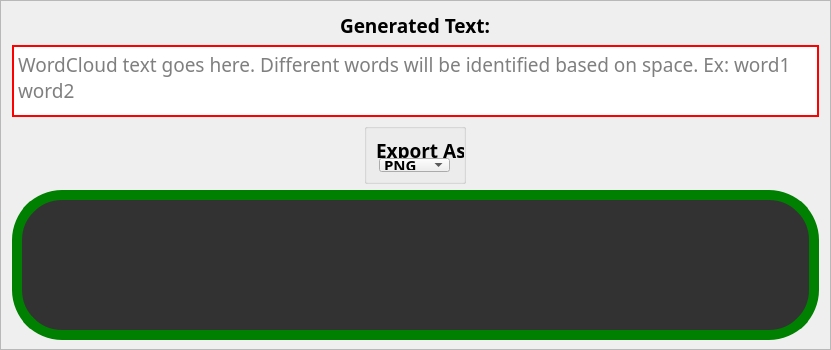
           <widget class="QFrame" name="generate_Wordcloud_Frame">
            <property name="minimumSize">
             <size>
              <width>831</width>
              <height>350</height>
             </size>
            </property>
            <property name="maximumSize">
             <size>
              <width>831</width>
              <height>350</height>
             </size>
            </property>
            <property name="frameShape">
             <enum>QFrame::StyledPanel</enum>
            </property>
            <property name="frameShadow">
             <enum>QFrame::Raised</enum>
            </property>
            <layout class="QVBoxLayout" name="verticalLayout_23">
             <item alignment="Qt::AlignHCenter">
              <widget class="QLabel" name="generated_text_label">
               <property name="font">
                <font>
                 <family>Play</family>
                 <pointsize>14</pointsize>
                 <bold>true</bold>
                </font>
               </property>
               <property name="text">
                <string>Generated Text:</string>
               </property>
              </widget>
             </item>
             <item>
              <widget class="QTextEdit" name="word_input">
               <property name="font">
                <font>
                 <family>Play</family>
                 <pointsize>14</pointsize>
                 <italic>false</italic>
                 <bold>false</bold>
                </font>
               </property>
               <property name="styleSheet">
                <string notr="true">border:2px solid red;</string>
               </property>
               <property name="frameShadow">
                <enum>QFrame::Plain</enum>
               </property>
               <property name="lineWidth">
                <number>1</number>
               </property>
               <property name="tabChangesFocus">
                <bool>false</bool>
               </property>
               <property name="undoRedoEnabled">
                <bool>true</bool>
               </property>
               <property name="placeholderText">
                <string>WordCloud text goes here. Different words will be identified based on space. Ex: word1 word2</string>
               </property>
              </widget>
             </item>
             <item alignment="Qt::AlignHCenter">
              <widget class="QGroupBox" name="export_as_frame">
               <property name="minimumSize">
                <size>
                 <width>90</width>
                 <height>61</height>
                </size>
               </property>
               <property name="maximumSize">
                <size>
                 <width>102</width>
                 <height>70</height>
                </size>
               </property>
               <property name="font">
                <font>
                 <family>Sarpanch SemiBold</family>
                 <bold>false</bold>
                </font>
               </property>
               <property name="title">
                <string/>
               </property>
               <layout class="QVBoxLayout" name="verticalLayout_26">
                <item>
                 <widget class="QLabel" name="exportAs_label">
                  <property name="minimumSize">
                   <size>
                    <width>88</width>
                    <height>25</height>
                   </size>
                  </property>
                  <property name="font">
                   <font>
                    <family>IBM Plex Sans</family>
                    <pointsize>14</pointsize>
                    <bold>true</bold>
                   </font>
                  </property>
                  <property name="text">
                   <string>Export As</string>
                  </property>
                 </widget>
                </item>
                <item alignment="Qt::AlignHCenter">
                 <widget class="QComboBox" name="export_format_options">
                  <property name="font">
                   <font>
                    <family>IBM Plex Sans</family>
                    <pointsize>11</pointsize>
                    <bold>true</bold>
                   </font>
                  </property>
                  <property name="toolTip">
                   <string>&lt;html&gt;&lt;head/&gt;&lt;body&gt;&lt;p&gt;&lt;span style=&quot; font-size:10pt;&quot;&gt;Select output file format &lt;/span&gt;&lt;/p&gt;&lt;/body&gt;&lt;/html&gt;</string>
                  </property>
                  <item>
                   <property name="text">
                    <string>PNG</string>
                   </property>
                  </item>
                  <item>
                   <property name="text">
                    <string>SVG</string>
                   </property>
                  </item>
                  <item>
                   <property name="text">
                    <string>BOTH</string>
                   </property>
                  </item>
                 </widget>
                </item>
               </layout>
              </widget>
             </item>
             <item>
              <widget class="QPushButton" name="generate_wordcloud_button">
               <property name="enabled">
                <bool>true</bool>
               </property>
               <property name="minimumSize">
                <size>
                 <width>700</width>
                 <height>150</height>
                </size>
               </property>
               <property name="font">
                <font>
                 <family>Play</family>
                 <pointsize>20</pointsize>
                 <bold>true</bold>
                </font>
               </property>
               <property name="toolTip">
                <string>&lt;!DOCTYPE HTML PUBLIC &quot;-//W3C//DTD HTML 4.0//EN&quot; &quot;http://www.w3.org/TR/REC-html40/strict.dtd&quot;&gt;
&lt;html&gt;&lt;head&gt;&lt;meta name=&quot;qrichtext&quot; content=&quot;1&quot; /&gt;&lt;meta charset=&quot;utf-8&quot; /&gt;&lt;style type=&quot;text/css&quot;&gt;
p, li { white-space: pre-wrap; }
hr { height: 1px; border-width: 0; }
li.unchecked::marker { content: &quot;\2610&quot;; }
li.checked::marker { content: &quot;\2612&quot;; }
&lt;/style&gt;&lt;/head&gt;&lt;body style=&quot; font-family:'Segoe UI'; font-size:9pt; font-weight:400; font-style:normal;&quot;&gt;
&lt;p style=&quot; margin-top:12px; margin-bottom:12px; margin-left:0px; margin-right:0px; -qt-block-indent:0; text-indent:0px;&quot;&gt;&lt;span style=&quot; font-size:10pt;&quot;&gt;Generate WordCloud &lt;/span&gt;&lt;/p&gt;&lt;/body&gt;&lt;/html&gt;</string>
               </property>
               <property name="toolTipDuration">
                <number>-1</number>
               </property>
               <property name="styleSheet">
                <string notr="true">QPushButton{
color: rgb(200,200,200);
background-color: rgb(50, 50, 50);
border: 10px solid green;
border-radius: 50px;
padding: 50px;
}
QPushButton:pressed{
background-color:green;
border: 10px solid rgb(50, 50, 50);
padding-left: 50px;
padding-bottom:20px
}</string>
               </property>
               <property name="text">
                <string notr="true"/>
               </property>
               <property name="icon">
                <iconset resource="Resources.qrc">
                 <normaloff>:/Media/LogoAssetForButton.png</normaloff>:/Media/LogoAssetForButton.png</iconset>
               </property>
               <property name="iconSize">
                <size>
                 <width>100</width>
                 <height>100</height>
                </size>
               </property>
               <property name="shortcut">
                <string/>
               </property>
               <property name="checkable">
                <bool>false</bool>
               </property>
               <property name="checked">
                <bool>false</bool>
               </property>
               <property name="autoRepeat">
                <bool>false</bool>
               </property>
               <property name="autoExclusive">
                <bool>false</bool>
               </property>
               <property name="autoDefault">
                <bool>false</bool>
               </property>
               <property name="default">
                <bool>false</bool>
               </property>
               <property name="flat">
                <bool>false</bool>
               </property>
              </widget>
             </item>
            </layout>
           </widget>
